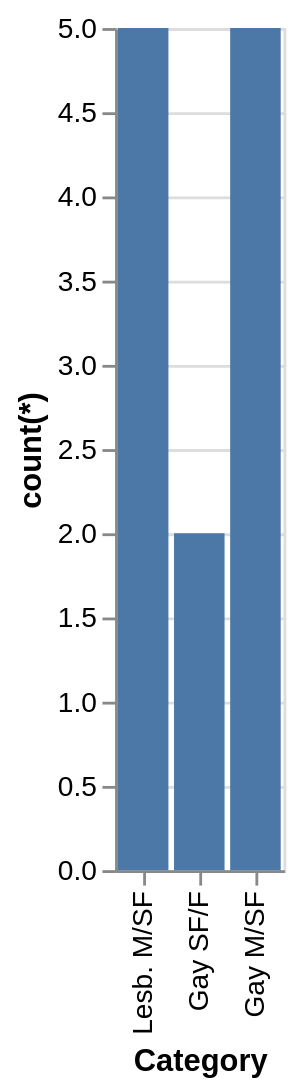

Write the Vega-Lite specification saved for this chart.
### Vega-Lite specification from a JSON file in a GitHub repository (floating-point values rounded to 4 significant figures)
{"data": {"values": [{"x_data": "Lesb. M/SF", "y_data": 5}, {"x_data": "Gay SF/F", "y_data": 2}, {"x_data": "Gay M/SF", "y_data": 5}]}, "mark": "bar", "encoding": {"x": {"field": "x_data", "type": "nominal", "title": "Category", "sort": "descending"}, "y": {"field": "y_data", "type": "quantitative", "title": "count(*)"}}}
